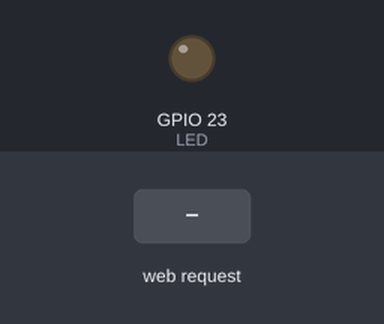
This sketch was run on a simulated ESP32. Parts: output pins drawn as LEDs (lit = HIGH). The inputs (shaded band) are chosen by the test bench. WiFi joins after 1.5 s; servers stay silent unless stated; what the sketch prints to the serial monitor is not drawn.

Above: at 4.8 s.
4.9 s: HTTP request GET /on received
At 5.3 s:
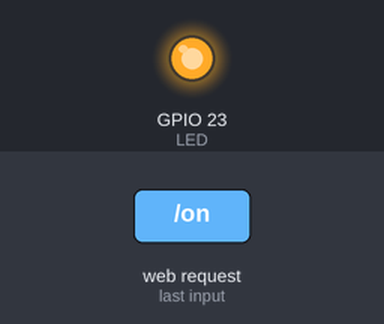
6.4 s: HTTP request GET /off received
At 7.7 s:
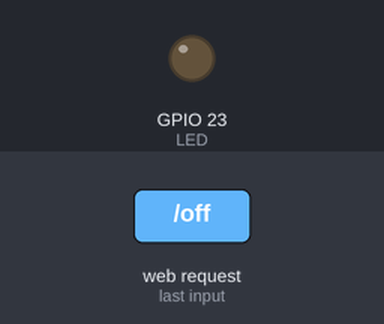
Timing chart, 0 to 9.4 s (numbered marks = the images above; inputs shaded):
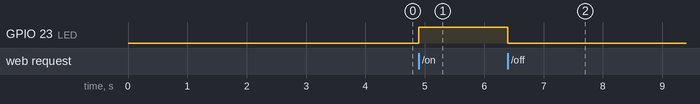

The sketch:

ESP32servMode.ino
```cpp
#include <WiFi.h>

#define LED 23      // GPIO23

const char* ssid = "UCN-V3";
const char* password = "a0b1c2d3e4f5";

WiFiServer servidor(80);      // creo servidor web en puerto 80

String estado = "off";

void setup() {
  pinMode(LED, OUTPUT);
  digitalWrite(LED, LOW);

  Serial.begin(115200);
  delay(2000);
  WiFi.begin(ssid, password);
  Serial.print("Conectando a " + String(ssid) + "...");

  while (WiFi.status() != WL_CONNECTED) {
    delay(200);
    Serial.print(".");
  }

  Serial.print(" Conectado. IP: ");
  Serial.println(WiFi.localIP());

  servidor.begin();
  Serial.println("Servidor Web iniciado.");
}

void loop() {
  WiFiClient cliente = servidor.available();  // recibe las conexiones de los clientes

  if (cliente) {                              // si hay un cliente
    Serial.println("Nuevo cliente.");
    String linea = "";

    while (cliente.connected()) {             // cliente conectado
      if (cliente.available()) {              // datos disponibles para ser leidos
        char c = cliente.read();              // lectura de byte
        Serial.write(c);                      // muestro los datos

        if (c == '\n') {                      // si el byte es un caracter de nuevo salto de linea
          if (linea.length() == 0) {          // si no hay caracteres, entonces lanzo html
            cliente.println("HTTP/1.1 200 OK");
            cliente.println("Content-type:text/html");
            cliente.println("Connection: close");
            cliente.println();

            cliente.println("<html>");
            cliente.println("<head>");
            cliente.println("<title>Servidor Web ESP32</title>");
            cliente.println("<style>html {font-family: Arial; text-align: center}</style>");
            cliente.println("</head>");
            cliente.println("<body>");
            cliente.println("<h1>Servidor Web ESP32</h1>");
            if (estado == "off") {
              cliente.println("<p>Estado LED: Apagado</p>");
            } else {
              cliente.println("<p>Estado LED: Encendido</p>");
            }
            cliente.println("<p><a href='/on'><button style='height:50px; width:100px; cursor:hand; background-color:#00ff00; font-size:20px'>ON</button></a></p>");
            cliente.println("<p><a href='/off'><button style='height:50px; width:100px; cursor:hand; background-color:#ff0000; font-size:20px'>OFF</button></a></p>");
            cliente.println("</body>");
            cliente.println("</html>");
            cliente.println();

            break;
          } else {
            linea = "";
          }
        } else if (c != '\r') {       // si no hay retorno de carro
          linea += c;                 // agrega al final de la linea
        }

        // revisando los datos recibidos del url
        if (linea.indexOf("GET /on") != -1) {
          digitalWrite(LED, HIGH);
          estado = "on";
        }

        if (linea.indexOf("GET /off") != -1) {
          digitalWrite(LED, LOW);
          estado = "off";
        }
      }
    }
    cliente.stop();
    Serial.println("Cliente desconectado.");
  }
}
```

Measured:
- after the input at 4.9 s, GPIO 23 (LED): LOW → HIGH at once
- after the input at 6.4 s, GPIO 23 (LED): HIGH → LOW at once
